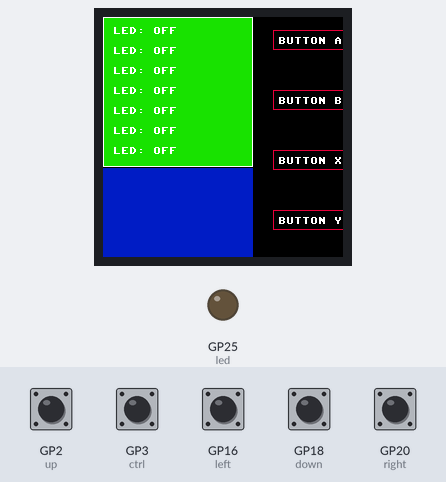
A program run on a simulated Raspberry Pi Pico running MicroPython. On the bench: 240×240 colour display, output pins drawn as LEDs (lit = HIGH). The inputs (shaded band) are chosen by the test bench; at power-on: GP2 (up), GP3 (ctrl), GP16 (left), GP18 (down), GP20 (right) HIGH. Pins used as bus, display or sensor lines are not drawn.

Above: at 1.2 s.
1.3 s: GP2 (up) pulled LOW for 0.15 s
At 2.3 s:
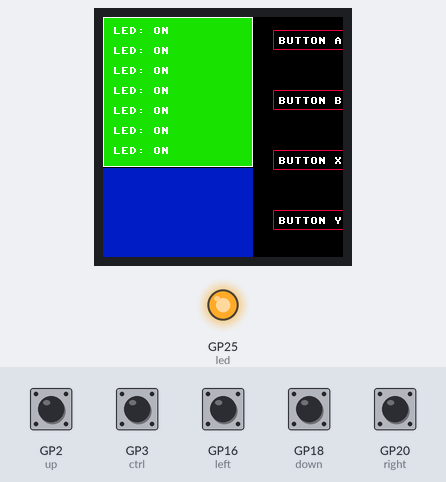
2.9 s: GP20 (right) pulled LOW for 0.15 s
At 2.98 s:
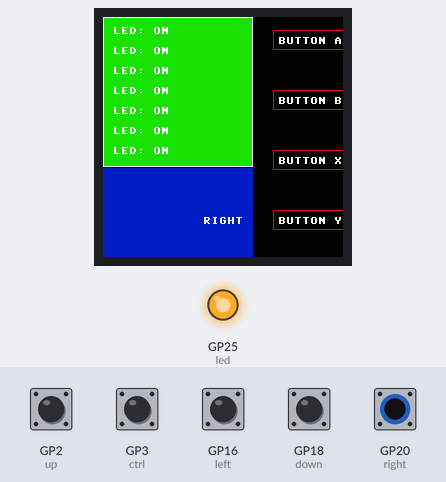
4.5 s: GP3 (ctrl) pulled LOW for 0.15 s
At 4.58 s:
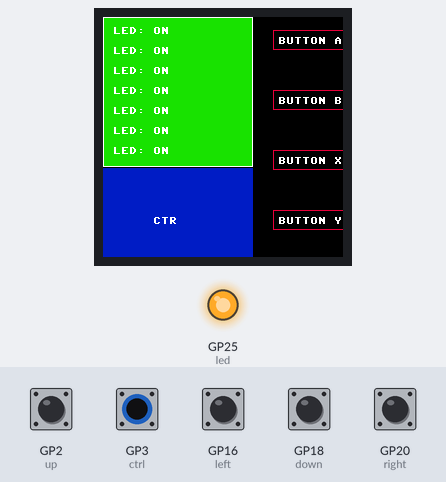
6.1 s: GP16 (left) pulled LOW for 0.15 s
At 6.18 s:
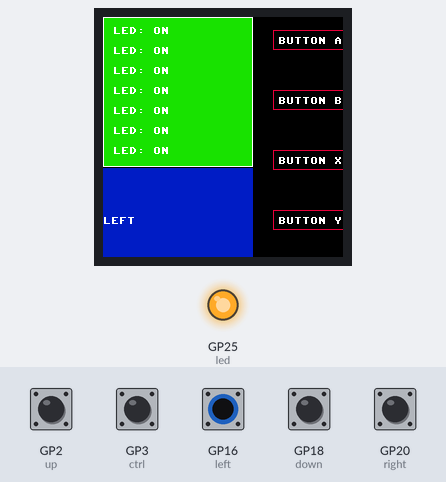
7.7 s: GP18 (down) pulled LOW for 0.15 s
At 7.78 s:
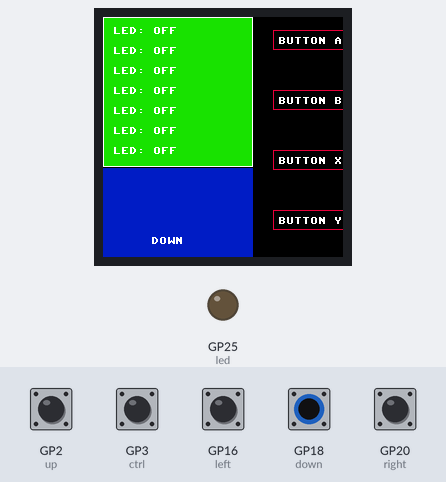
9.3 s: GP20 (right) pulled LOW for 1 s
At 10.1 s:
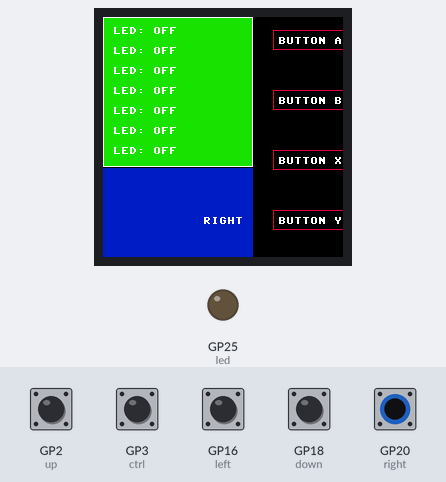
Timing chart, 0 to 12.3 s (numbered marks = the images above; inputs shaded):
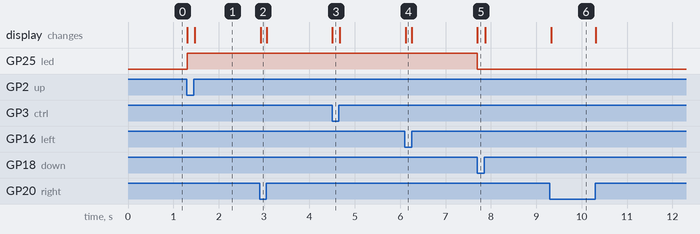

Measured:
- after the input at 1.3 s, GP25 (led): LOW → HIGH at once; the display: first changes at once (image 1 shows a later state)
- after the input at 2.9 s, the display: changes at once (image 2)
- after the input at 4.5 s, the display: changes at once (image 3)
- after the input at 6.1 s, the display: changes at once (image 4)
- after the input at 7.7 s, GP25 (led): HIGH → LOW at once; the display: changes at once (image 5)
- after the input at 9.3 s, the display: changes at once (image 6)

The program:

main.py
```python
from machine import Pin,SPI,PWM
import framebuf
import time
import os

BL = 13
DC = 8
RST = 12
MOSI = 11
SCK = 10
CS = 9

led = Pin("LED", Pin.OUT)
led_status = ''
led.off()

class LCD_1inch3(framebuf.FrameBuffer):
    def __init__(self):
        self.width = 240
        self.height = 240

        self.cs = Pin(CS,Pin.OUT)
        self.rst = Pin(RST,Pin.OUT)

        self.cs(1)
        self.spi = SPI(1)
        self.spi = SPI(1,1000_000)
        self.spi = SPI(1,100000_000,polarity=0, phase=0,sck=Pin(SCK),mosi=Pin(MOSI),miso=None)
        self.dc = Pin(DC,Pin.OUT)
        self.dc(1)
        self.buffer = bytearray(self.height * self.width * 2)
        super().__init__(self.buffer, self.width, self.height, framebuf.RGB565)
        self.init_display()

        self.red   =   0x07E0
        self.green =   0x001f
        self.blue  =   0xf800
        self.white =   0xffff
        self.black =   0x0000


    def write_cmd(self, cmd):
        self.cs(1)
        self.dc(0)
        self.cs(0)
        self.spi.write(bytearray([cmd]))
        self.cs(1)

    def write_data(self, buf):
        self.cs(1)
        self.dc(1)
        self.cs(0)
        self.spi.write(bytearray([buf]))
        self.cs(1)

    def init_display(self):
        """Initialize display"""
        self.rst(1)
        self.rst(0)
        self.rst(1)

        self.write_cmd(0x36)
        self.write_data(0x70)

        self.write_cmd(0x3A)
        self.write_data(0x05)

        self.write_cmd(0xB2)
        self.write_data(0x0C)
        self.write_data(0x0C)
        self.write_data(0x00)
        self.write_data(0x33)
        self.write_data(0x33)

        self.write_cmd(0xB7)
        self.write_data(0x35)

        self.write_cmd(0xBB)
        self.write_data(0x19)

        self.write_cmd(0xC0)
        self.write_data(0x2C)

        self.write_cmd(0xC2)
        self.write_data(0x01)

        self.write_cmd(0xC3)
        self.write_data(0x12)

        self.write_cmd(0xC4)
        self.write_data(0x20)

        self.write_cmd(0xC6)
        self.write_data(0x0F)

        self.write_cmd(0xD0)
        self.write_data(0xA4)
        self.write_data(0xA1)

        self.write_cmd(0xE0)
        self.write_data(0xD0)
        self.write_data(0x04)
        self.write_data(0x0D)
        self.write_data(0x11)
        self.write_data(0x13)
        self.write_data(0x2B)
        self.write_data(0x3F)
        self.write_data(0x54)
        self.write_data(0x4C)
        self.write_data(0x18)
        self.write_data(0x0D)
        self.write_data(0x0B)
        self.write_data(0x1F)
        self.write_data(0x23)

        self.write_cmd(0xE1)
        self.write_data(0xD0)
        self.write_data(0x04)
        self.write_data(0x0C)
        self.write_data(0x11)
        self.write_data(0x13)
        self.write_data(0x2C)
        self.write_data(0x3F)
        self.write_data(0x44)
        self.write_data(0x51)
        self.write_data(0x2F)
        self.write_data(0x1F)
        self.write_data(0x1F)
        self.write_data(0x20)
        self.write_data(0x23)

        self.write_cmd(0x21)

        self.write_cmd(0x11)

        self.write_cmd(0x29)

    def show(self):
        self.write_cmd(0x2A)
        self.write_data(0x00)
        self.write_data(0x00)
        self.write_data(0x00)
        self.write_data(0xef)

        self.write_cmd(0x2B)
        self.write_data(0x00)
        self.write_data(0x00)
        self.write_data(0x00)
        self.write_data(0xEF)

        self.write_cmd(0x2C)

        self.cs(1)
        self.dc(1)
        self.cs(0)
        self.spi.write(self.buffer)
        self.cs(1)


if __name__=='__main__':
    pwm = PWM(Pin(BL))
    pwm.freq(1000)
    pwm.duty_u16(32768)#max 65535

    LCD = LCD_1inch3()
    #color BRG
    LCD.fill(LCD.black)
    LCD.show()


    keyA = Pin(15,Pin.IN,Pin.PULL_UP)
    keyB = Pin(17,Pin.IN,Pin.PULL_UP)
    keyX = Pin(19 ,Pin.IN,Pin.PULL_UP)
    keyY= Pin(21 ,Pin.IN,Pin.PULL_UP)

    up = Pin(2,Pin.IN,Pin.PULL_UP)
    down = Pin(18,Pin.IN,Pin.PULL_UP)
    left = Pin(16,Pin.IN,Pin.PULL_UP)
    right = Pin(20,Pin.IN,Pin.PULL_UP)
    ctrl = Pin(3,Pin.IN,Pin.PULL_UP)

    while(True):
        # Wipe screen on each loop
        LCD.rect(0,0,240,240,0x0000, True)
        # Green background
        LCD.rect(0,0,150,150,0x001f, True)
        # White outline around green background
        LCD.rect(0,0,150,150,0xffff, False)
        # Blue background
        LCD.rect(0,151,150,150,0xf800, True)

        # Button A
        LCD.text('BUTTON A', 175, 20, 0xffff)
        LCD.rect(170,13,100,20,0x07E0, False)

        LCD.text('BUTTON B', 175, 80, 0xffff)
        LCD.rect(170,73,100,20,0x07E0, False)

        LCD.text('BUTTON X', 175, 140, 0xffff)
        LCD.rect(170,133,100,20,0x07E0, False)

        LCD.text('BUTTON Y', 175, 200, 0xffff)
        LCD.rect(170,193,100,20,0x07E0, False)

        # Actions to perform when button or joystick is pressed
        if keyA.value() == 0:
            LCD.rect(170,13,100,20,0x07E0, True)
            led.on()

        if keyB.value() == 0:
            LCD.rect(170,73,100,20,0x07E0, True)
            led.off()

        if keyX.value() == 0:
            LCD.rect(170,133,100,20,0x07E0, True)
            led.on()

        if keyY.value() == 0:
            LCD.rect(170,193,100,20,0x07E0, True)
            led.off()

        if(up.value() == 0):
            LCD.text('UP', 55, 180, 0xffff)
            led.on()

        if(down.value() == 0):
            LCD.text('DOWN', 48, 220, 0xffff)
            led.off()

        if(left.value() == 0):
            LCD.text('LEFT', 0, 200, 0xffff)

        if(right.value() == 0):
            LCD.text('RIGHT', 100, 200, 0xffff)

        if(ctrl.value() == 0):
            LCD.text('CTR', 50, 200, 0xffff)

        if led.value() == 0:
            led_status = "OFF"
        if led.value() == 1:
            led_status = "ON"

        # Draw lines of 0text in upper left corner of screen
        LCD.text(f"LED: {led_status}", 10, 10, 0xffff)
        LCD.text(f"LED: {led_status}", 10, 30, 0xffff)
        LCD.text(f"LED: {led_status}", 10, 50, 0xffff)
        LCD.text(f"LED: {led_status}", 10, 70, 0xffff)
        LCD.text(f"LED: {led_status}", 10, 90, 0xffff)
        LCD.text(f"LED: {led_status}", 10, 110, 0xffff)
        LCD.text(f"LED: {led_status}", 10, 130, 0xffff)

        LCD.show()
```
